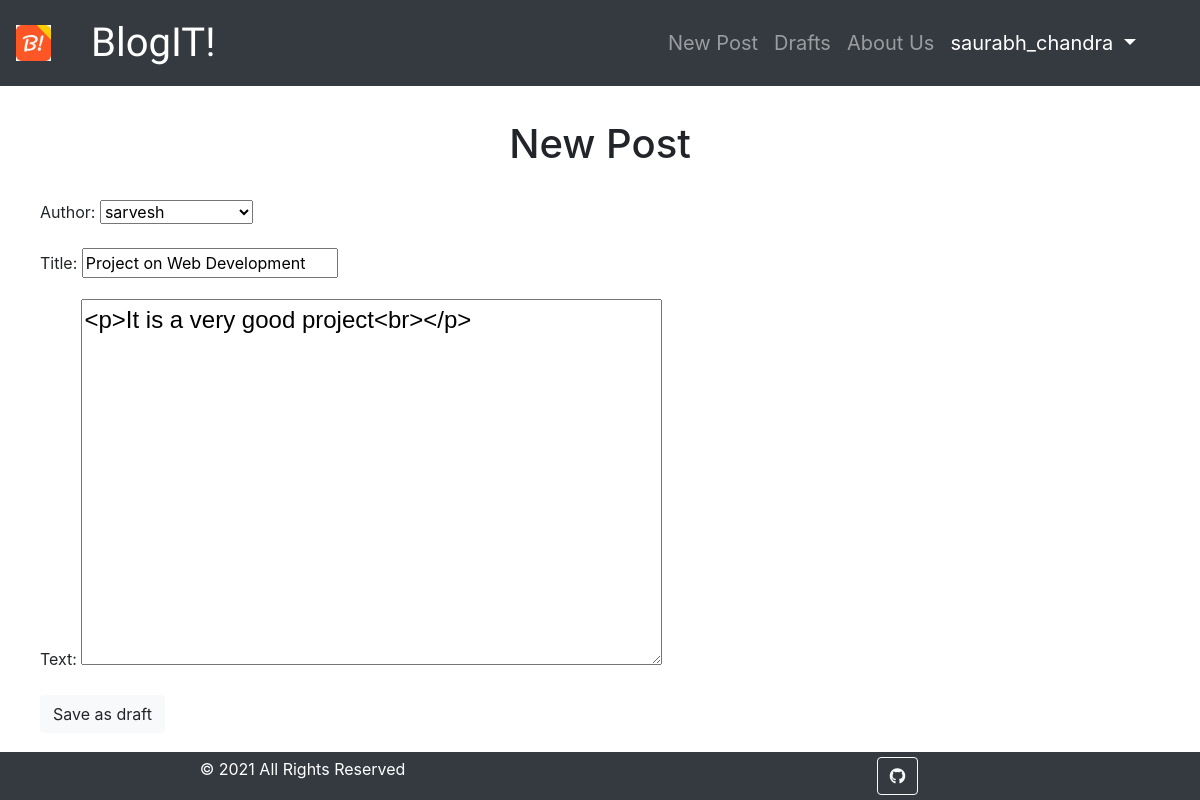
The page /post/5/edit/ (signed in) on the database its author committed.
### blog/models.py (models this page shows, shortened)
class Post(models.Model):
    author = models.ForeignKey('auth.User', on_delete=models.CASCADE)
    title = models.CharField(max_length=200)
    text = models.TextField()
    created_date = models.DateTimeField(default=timezone.now)
    published_date = models.DateTimeField(blank=True,null=True)

### blog/views.py (the view)
# urls.py: url(r'^post/(?P<pk>\d+)/edit/$',views.PostUpdateView.as_view(),name='post_edit'),
class PostUpdateView(LoginRequiredMixin,UpdateView):
    login_url = '/login/'
    redirect_field_name = 'blog/post_detail.html'
    form_class = PostForm
    model = Post

### blog/forms.py
class PostForm(forms.ModelForm):
    class Meta():
        model = Post
        fields = ('author','title','text')  #editable fields
        widgets = {
            'title':forms.TextInput(attrs={'class':'textinputclass'}),
            'text': forms.Textarea(attrs={'class':'editable medium-editor-textarea postcontent'})
        }

### blog/templates/blog/post_form.html (shortened to what this page needs)
{% extends 'blog/base.html' %}
{% block content %}
    <br><h1 style="text-align: center;">New Post</h1><br>
    <form class="post-form" method="POST">
        {{form.as_p}}
        <button type="submit" class="btn btn-light">Save as draft</button>
    </form>
{% endblock content %}

### blog/templates/blog/base.html (shortened to what this page needs)
<!DOCTYPE html>
{% load static %}
<html>
    <head>
        <link rel="stylesheet" href="{% static 'css/blog.css' %}">
        <link rel="stylesheet" href="https://maxcdn.bootstrapcdn.com/bootstrap/4.5.2/css/bootstrap.min.css">
        <link rel="stylesheet" href="//cdn.jsdelivr.net/npm/medium-editor@latest/dist/css/medium-editor.min.css" type="text/css" media="screen" charset="utf-8">
        <link rel="stylesheet" href="https://use.fontawesome.com/releases/v5.7.0/css/all.css">
    </head>
    <body>
        <nav class="navbar navbar-expand-md bg-dark navbar-dark">
            <img alt="logo" style="width: 3%; height: auto;" class="img-responsive" /></a>
            <a class="navbar-brand bigbrand" href="{% url 'post_list' %}" style="font-size:40px; margin-left: 40px;">BlogIT!</a>
            <div class="collapse navbar-collapse navbar-right" id="collapsibleNavbar">
                <ul class="navbar-nav ml-auto" style="margin-right: 40px; font-size: 20px;">
                    {% if user.is_authenticated %}
                        <li class="nav-item"><a class="nav-link" href="{% url 'post_new' %}">New Post</a></li>
                        <li class="nav-item"><a class="nav-link" href="{% url 'post_draft_list' %}">Drafts</a></li>
                        <li class="nav-item"><a class="nav-link" href="{% url 'about' %}">About Us</a></li>
                        <li class="nav-item dropdown">
                            <a class="nav-link active dropdown-toggle" href="#" id="navbardrop" data-toggle="dropdown">
                                {{user.username}}
                            </a>
                          </li>
                    {% else %}
                        <li class="nav-item"><a class="nav-link" href="{% url 'about' %}">About Us</a></li>
                        <li class="nav-item"><a class="nav-link active" href="{% url 'login'%}">Login <i class="fa fa-user"></i></a></li>
                    {% endif %}
                </ul>
            </div>
        </nav>
        <div class="container" style="padding:10px; padding-bottom:60px;">
            <div class="blog_posts">
                    {% block content %}
                    {% endblock content %}
            </div>
        </div>
        <div class="container-fluid">
            <div class="row bg-dark text-center text-white" style="position: fixed; bottom: 0; width: 100%; padding: 5px;">
                <div class="col">© 2021 All Rights Reserved</div>
                <div class="col"><a class="btn btn-outline-light btn-floating" href="https://github.com/Sarthak196/Blog_Page" target="_blank" role="button"><i class="fab fa-github"></i></a></div>
            </div>
        </div>
    </body>
</html>

### blog/static/css/blog.css (style rules this page uses)
.bigbrand { font-family: 'Courgette', cursive; font-size: 1.5em; color: white; }
.postcontent { font-family: 'Motserrat',sans-serif; font-size: 1.5em; }

### rows shown on the page
Post: author "sarvesh", title "Project on Web Development", text "<p>It is a very good project<br></p>"

### other values the page prints
{{ user.username }} "saurabh_chandra"
